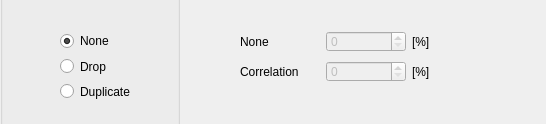
          <widget class="QWidget" name="tab1" >
           <property name="geometry" >
            <rect>
             <x>0</x>
             <y>0</y>
             <width>546</width>
             <height>124</height>
            </rect>
           </property>
           <attribute name="title" >
            <string>Drop or Duplicate</string>
           </attribute>
           <widget class="QGroupBox" name="DDGroup" >
            <property name="geometry" >
             <rect>
              <x>0</x>
              <y>-9</y>
              <width>180</width>
              <height>140</height>
             </rect>
            </property>
            <property name="title" >
             <string/>
            </property>
            <widget class="QWidget" name="layoutWidget13" >
             <property name="geometry" >
              <rect>
               <x>60</x>
               <y>40</y>
               <width>79</width>
               <height>70</height>
              </rect>
             </property>
             <layout class="QVBoxLayout" >
              <item>
               <widget class="QRadioButton" name="DDR1" >
                <property name="text" >
                 <string>None</string>
                </property>
                <property name="checked" >
                 <bool>true</bool>
                </property>
               </widget>
              </item>
              <item>
               <widget class="QRadioButton" name="DDR2" >
                <property name="text" >
                 <string>Drop</string>
                </property>
               </widget>
              </item>
              <item>
               <widget class="QRadioButton" name="DDR3" >
                <property name="text" >
                 <string>Duplicate</string>
                </property>
               </widget>
              </item>
             </layout>
            </widget>
           </widget>
           <widget class="QWidget" name="layoutWidget14" >
            <property name="geometry" >
             <rect>
              <x>240</x>
              <y>30</y>
              <width>191</width>
              <height>23</height>
             </rect>
            </property>
            <layout class="QHBoxLayout" >
             <item>
              <widget class="QLabel" name="DDAction" >
               <property name="minimumSize" >
                <size>
                 <width>80</width>
                 <height>21</height>
                </size>
               </property>
               <property name="maximumSize" >
                <size>
                 <width>80</width>
                 <height>21</height>
                </size>
               </property>
               <property name="text" >
                <string>None</string>
               </property>
               <property name="wordWrap" >
                <bool>false</bool>
               </property>
              </widget>
             </item>
             <item>
              <widget class="QSpinBox" name="DD" >
               <property name="enabled" >
                <bool>false</bool>
               </property>
               <property name="minimumSize" >
                <size>
                 <width>80</width>
                 <height>21</height>
                </size>
               </property>
               <property name="maximumSize" >
                <size>
                 <width>80</width>
                 <height>21</height>
                </size>
               </property>
               <property name="toolTip" >
                <string/>
               </property>
               <property name="maximum" >
                <number>100</number>
               </property>
              </widget>
             </item>
             <item>
              <widget class="QLabel" name="textLabel16_2" >
               <property name="text" >
                <string>[%]</string>
               </property>
               <property name="wordWrap" >
                <bool>false</bool>
               </property>
              </widget>
             </item>
            </layout>
           </widget>
           <widget class="QWidget" name="layoutWidget15" >
            <property name="geometry" >
             <rect>
              <x>240</x>
              <y>60</y>
              <width>191</width>
              <height>23</height>
             </rect>
            </property>
            <layout class="QHBoxLayout" >
             <item>
              <widget class="QLabel" name="textLabel19" >
               <property name="minimumSize" >
                <size>
                 <width>80</width>
                 <height>21</height>
                </size>
               </property>
               <property name="maximumSize" >
                <size>
                 <width>80</width>
                 <height>21</height>
                </size>
               </property>
               <property name="text" >
                <string>Correlation</string>
               </property>
               <property name="wordWrap" >
                <bool>false</bool>
               </property>
              </widget>
             </item>
             <item>
              <widget class="QSpinBox" name="DDCorrelation" >
               <property name="enabled" >
                <bool>false</bool>
               </property>
               <property name="minimumSize" >
                <size>
                 <width>80</width>
                 <height>21</height>
                </size>
               </property>
               <property name="maximumSize" >
                <size>
                 <width>80</width>
                 <height>21</height>
                </size>
               </property>
               <property name="maximum" >
                <number>100</number>
               </property>
              </widget>
             </item>
             <item>
              <widget class="QLabel" name="textLabel15_3" >
               <property name="text" >
                <string>[%]</string>
               </property>
               <property name="wordWrap" >
                <bool>false</bool>
               </property>
              </widget>
             </item>
            </layout>
           </widget>
          </widget>
